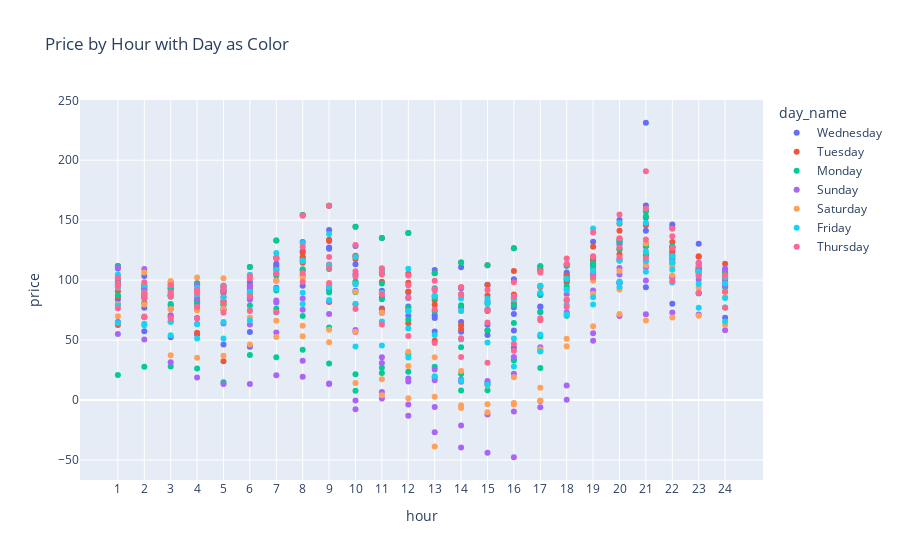

Notebook source saved alongside this figure:
### Markdown cell above
## Plotly

### Code cell
# Scatter plot of price by hour with day as color
fig = px.scatter(plot_data, x='hour', y='price', color='day_name', title='Price by Hour with Day as Color')
fig.show()
